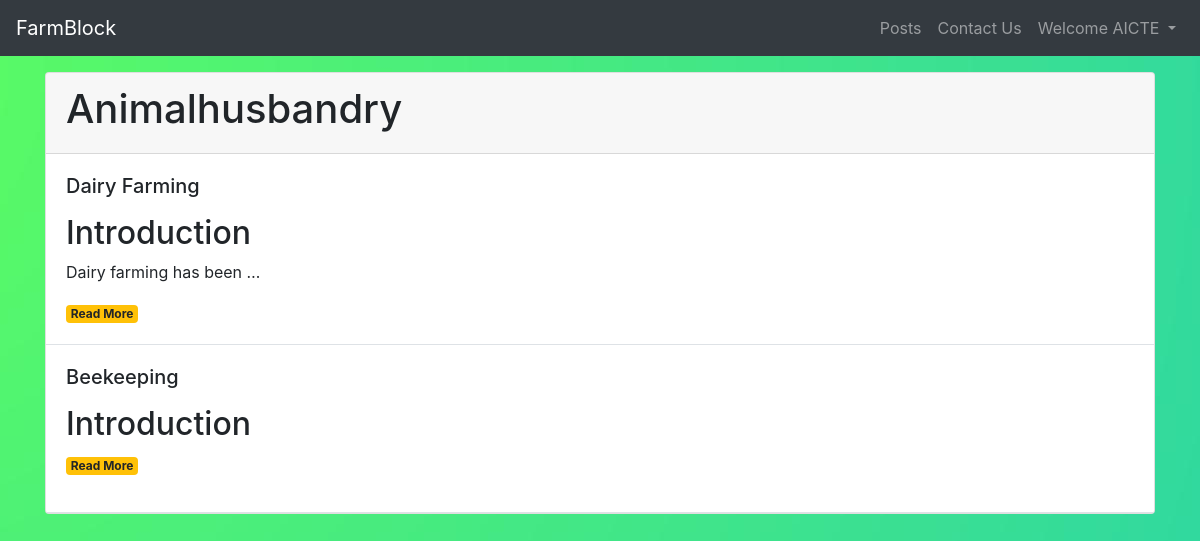
The page /category/animalhusbandry (signed in) on the database its author committed.
### Post/models.py (models this page shows, shortened)
class BlogPost(models.Model):
    post_id = models.AutoField(primary_key = True)
    slug = models.CharField(max_length=50, default=None)
    Name = models.CharField(max_length=50, default=None)
    Category = models.CharField(max_length=50, default = None)
    author = models.CharField(max_length=50, default = None)
    content = models.TextField(default=None)
    date = DateField(default=None)
    img1 = models.ImageField(upload_to = "images")

### Post/views.py (the view)
# urls.py: path('category/<str:Category>', views.category, name="category"),
def category(request, Category):
    post = bp.objects.filter(Category=Category)
    context = {"cat" : post}
    return render(request, 'cat.html', context)

### templates/Cat.html (shortened to what this page needs)
{% load static %}
<!doctype html>
<html lang="en">
<head>
    <link rel="stylesheet" href="https://cdn.jsdelivr.net/npm/bootstrap@4.6.1/dist/css/bootstrap.min.css"
>
    <link rel="stylesheet" href="{% static 'CSS/sheet4.css' %}">
</head>
<body>
    <nav class="navbar navbar-expand-lg navbar-dark bg-dark">
        <a class="navbar-brand" href="http://127.0.0.1:8000/">FarmBlock</a>
        <div class="collapse navbar-collapse" id="navbarSupportedContent">
            <ul class="navbar-nav ml-auto">
                <li class="nav-item">
                    <a class="nav-link" href="http://127.0.0.1:8000/displayall/">Posts</a>
                </li>
                <li class="nav-item">
                    <a class="nav-link" href="http://127.0.0.1:8000/contact/">Contact Us</a>
                </li>
                {% if user.is_authenticated %}
                <li class="nav-item dropdown">
                    <a class="nav-link dropdown-toggle" href="#" id="navbarDropdown" role="button"
                        data-toggle="dropdown" aria-expanded="false">
                        Welcome {{request.user}}
                    </a>
                </li>
                {% endif %}
            </ul>
        </div>
    </nav>
    <div class="container mt-3 mb-5">
        <div class="card">
            <div class="card-header">
                <h1>{{cat.0.Category | title}}</h1>
            </div>
            {% for i in cat %}
            <div class="card-body border-bottom">
                <h5 class="card-title">{{i.Name | title}}</h5>
                <p class="card-text" style="font-size: small;">
                    {{i.content|safe|truncatechars:89}}
                </p>
                <a href="http://127.0.0.1:8000/content/{{i.slug}}" class="card-text"><span class="badge badge-warning">Read More</span></a>
            </div>
            {% endfor %}
        </div>
    </div>
</body>
</html>

### static/CSS/Sheet4.css (style rules this page uses)
body { background-image: url("/static/Images/background1.jpg"); background-position: center; background-repeat: no-repeat; background-attachment: fixed; }

### rows shown on the page
BlogPost: Category "Animalhusbandry", Name "Dairy Farming", content "Introduction Dairy farming has been …"
BlogPost: Name "Beekeeping", content "Introduction"

### other values the page prints
{{ request.user }} "AICTE"
